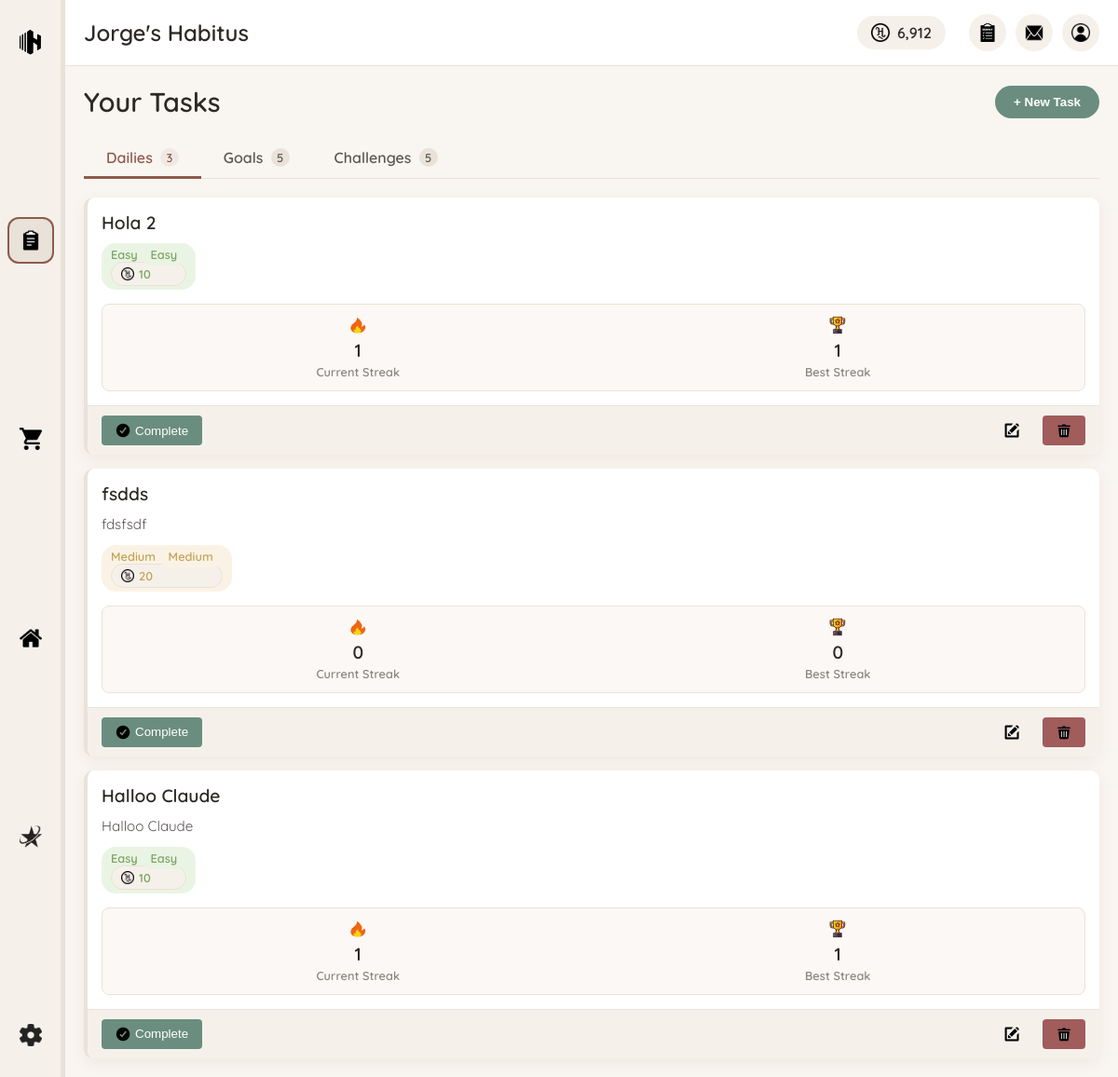
/pages/tasks.php (signed in), run on the app's committed database.
### tables this page shows
CREATE TABLE `users` (
  `id` int NOT NULL AUTO_INCREMENT,
  `username` varchar(50) NOT NULL,
  `email` varchar(100) NOT NULL,
  `password` varchar(255) NOT NULL,
  `hcoin` int DEFAULT '0',
  `subscription_type` enum('free','adfree','premium') DEFAULT 'free',
  `subscription_expires` datetime DEFAULT NULL,
  `theme` varchar(20) DEFAULT 'light',
  `language` varchar(10) DEFAULT 'en',
  `created_at` timestamp NULL DEFAULT CURRENT_TIMESTAMP,
  `last_login` timestamp NULL DEFAULT NULL,
  PRIMARY KEY (`id`),
  UNIQUE KEY `username` (`username`),
  UNIQUE KEY `email` (`email`)
);

CREATE TABLE `dailies` (
  `id` int NOT NULL AUTO_INCREMENT,
  `task_id` int NOT NULL,
  `current_streak` int DEFAULT '0',
  `highest_streak` int DEFAULT '0',
  `reset_time` time DEFAULT '00:00:00',
  `last_completed` date DEFAULT NULL,
  PRIMARY KEY (`id`),
  KEY `task_id` (`task_id`),
  CONSTRAINT `dailies_ibfk_1` FOREIGN KEY (`task_id`) REFERENCES `tasks` (`id`) ON DELETE CASCADE
);

CREATE TABLE `tasks` (
  `id` int NOT NULL AUTO_INCREMENT,
  `user_id` int NOT NULL,
  `type_id` int NOT NULL,
  `title` varchar(100) NOT NULL,
  `description` text,
  `difficulty` enum('easy','medium','hard','expert') DEFAULT 'medium',
  `duration` int DEFAULT NULL,
  `hcoin_reward` int NOT NULL,
  `is_custom` tinyint(1) DEFAULT '0',
  `created_at` timestamp NULL DEFAULT CURRENT_TIMESTAMP,
  `duration_backup` int DEFAULT NULL,
  PRIMARY KEY (`id`),
  KEY `user_id` (`user_id`),
  KEY `type_id` (`type_id`),
  CONSTRAINT `tasks_ibfk_1` FOREIGN KEY (`user_id`) REFERENCES `users` (`id`) ON DELETE CASCADE,
  CONSTRAINT `tasks_ibfk_2` FOREIGN KEY (`type_id`) REFERENCES `task_types` (`id`)
);

### php/include/functions.php (called while the page is built, shortened)
<?php
function getUserData($userId) {
    global $conn;
    $sql = "SELECT * FROM users WHERE id = ?";
    $stmt = $conn->prepare($sql);
    $stmt->execute([$userId]);
    if ($stmt->rowCount() > 0) {
        return $stmt->fetch();
    }
    return [];
}
function getUserDailies($userId) {
    global $conn;
    $sql = "SELECT t.id, t.title, t.description, t.hcoin_reward, t.difficulty, d.current_streak,
            d.highest_streak, d.reset_time, d.last_completed,
            IF(d.last_completed = CURDATE(), 1, 0) as completed
            FROM tasks t
            JOIN dailies d ON t.id = d.task_id
            WHERE t.user_id = ? AND t.type_id = (SELECT id FROM task_types WHERE name = 'Daily')
            ORDER BY d.reset_time, t.title";
    $stmt = $conn->prepare($sql);
    $stmt->execute([$userId]);
    $dailies = [];
    while ($row = $stmt->fetch()) {
        $dailies[] = $row;
    }
    return $dailies;
}
function getUserGoals($userId) {
    global $conn;
    $sql = "SELECT t.id, t.title, t.description, t.hcoin_reward, t.difficulty,
            g.deadline, g.use_subtasks,
            CASE
                WHEN g.use_subtasks = 1 AND EXISTS (
                    SELECT 1 FROM subtasks WHERE parent_task_id = t.id
                ) THEN (
                    -- For tasks with subtasks, check if ALL subtasks are completed
                    SELECT COUNT(*) = COUNT(CASE WHEN is_completed = 1 THEN 1 END)
                    FROM subtasks WHERE parent_task_id = t.id
                )
                WHEN g.progress = g.total_steps THEN 1
                ELSE 0
            END as completed
            FROM tasks t
            JOIN goals g ON t.id = g.task_id
            WHERE t.user_id = ? AND t.type_id = (SELECT id FROM task_types WHERE name = 'Goal')
            ORDER BY g.deadline, t.title";
    $stmt = $conn->prepare($sql);
    $stmt->execute([$userId]);
    $goals = [];
    while ($row = $stmt->fetch()) {
        $goals[] = $row;
    }
    return $goals;
}
function getUserChallenges($userId) {
    global $conn;
    $sql = "SELECT t.id, t.title, t.description, t.hcoin_reward, t.difficulty,
            c.start_date, c.end_date, c.is_completed as completed, c.use_subtasks
            FROM tasks t
            JOIN challenges c ON t.id = c.task_id
            WHERE t.user_id = ? AND t.type_id = (SELECT id FROM task_types WHERE name = 'Challenge')
            AND c.end_date >= CURDATE()
            ORDER BY c.end_date, t.title";
    $stmt = $conn->prepare($sql);
    $stmt->execute([$userId]);
    $challenges = [];
    while ($row = $stmt->fetch()) {
        $challenges[] = $row;
    }
    return $challenges;
}

### pages/tasks.php (the view, shortened to what this page needs)
<?php
require_once '../php/include/db_connect.php';
require_once '../php/include/functions.php';
$userData = getUserData($_SESSION['user_id']);
$userHCoins = $userData['hcoin'];
$userHabitusName = $userData['username'] . "'s Habitus";
$activeTab = isset($_GET['tab']) ? $_GET['tab'] : 'dailies';
$dailies = getUserDailies($_SESSION['user_id']);
$goals = getUserGoals($_SESSION['user_id']);
$challenges = getUserChallenges($_SESSION['user_id']);
?>
<!DOCTYPE html>
<html lang="en">
<head>
    <link rel="stylesheet" href="../css/main.css">
    <link rel="stylesheet" href="../css/components/sidebar.css">
    <link rel="stylesheet" href="../css/components/header.css">
    <link rel="stylesheet" href="../css/components/scrollbar.css">
    <link rel="stylesheet" href="../css/pages/tasks.css">
</head>
<body>
    <div class="main-container">
        <?php include '../php/include/sidebar.php'; ?>
        <div class="content-container">
            <?php include '../php/include/header.php'; ?>
            <div class="tasks-content">
                <div class="tasks-header">
                    <h1>Your Tasks</h1>
                    <button class="create-task-btn" id="create-task-button">+ New Task</button>
                </div>
                <div class="tasks-tabs">
                    <div class="tab <?php echo $activeTab === 'dailies' ? 'active' : ''; ?>"
                         onclick="changeTab('dailies')">
                        <span>Dailies</span>
                        <span class="task-count"><?php echo count($dailies); ?></span>
                    </div>
                    <div class="tab <?php echo $activeTab === 'goals' ? 'active' : ''; ?>"
                         onclick="changeTab('goals')">
                        <span>Goals</span>
                        <span class="task-count"><?php echo count($goals); ?></span>
                    </div>
                    <div class="tab <?php echo $activeTab === 'challenges' ? 'active' : ''; ?>"
                         onclick="changeTab('challenges')">
                        <span>Challenges</span>
                        <span class="task-count"><?php echo count($challenges); ?></span>
                    </div>
                </div>
                <div class="tab-content <?php echo $activeTab === 'dailies' ? 'active' : ''; ?>" id="dailies-tab">
                    <?php if (empty($dailies)): ?>
                        <div class="empty-tasks">
                            <p>You don't have any daily tasks yet.</p>
                            <button class="add-task-btn" onclick="openTaskModal('daily')">Add Your First Daily</button>
                        </div>
                    <?php else: ?>
                        <div class="tasks-list dailies-list">
                            <?php foreach ($dailies as $daily): ?>
                                <div class="task-item <?php echo $daily['completed'] ? 'completed' : ''; ?>">
                                    <div class="task-content">
                                        <div class="task-info">
                                            <h3><?php echo htmlspecialchars($daily['title']); ?></h3>
                                            <?php if (!empty($daily['description'])): ?>
                                                <p class="task-description"><?php echo htmlspecialchars($daily['description']); ?></p>
                                             <?php endif; ?>
                                             <div class="task-meta">
                                                <span class="difficulty <?php echo $daily['difficulty']; ?>">
                                                    <?php echo ucfirst($daily['difficulty']); ?>
                                                <span class="difficulty <?php echo isset($daily['difficulty']) ? $daily['difficulty'] : 'medium'; ?>">
                                                    <?php echo ucfirst(isset($daily['difficulty']) ? $daily['difficulty'] : 'medium'); ?>
                                                 </span>
                                                 <span class="reward">
                                                     <img src="../images/icons/hcoin-icon-light.webp" alt="HCoin">
                                                    <?php echo $daily['hcoin_reward']; ?>
                                                </span>
                                            </div>
                                        </div>
                                        <div class="task-stats">
                                            <div class="streak">
                                                <img src="../images/icons/streak.webp" alt="Streak">
                                                <span><?php echo $daily['current_streak']; ?></span>
                                                <span class="label">Current Streak</span>
                                            </div>
                                            <div class="best-streak">
                                                <img src="../images/icons/best-streak.webp" alt="Best">
                                                <span><?php echo $daily['highest_streak']; ?></span>
                                                <span class="label">Best Streak</span>
                                            </div>
                                        </div>
                                    </div>
                                    <div class="task-actions">
                                        <?php if ($daily['completed']): ?>
                                            <button class="complete-btn done" disabled>
                                                <img src="../images/icons/check.webp" alt="Done">
                                                Completed
                                            </button>
                                        <?php else: ?>
                                            <button class="complete-btn" onclick="completeTask(<?php echo $daily['id']; ?>, 'daily')">
                                                <img src="../images/icons/check.webp" alt="Complete">
                                                Complete
                                            </button>
                                        <?php endif; ?>
                                        <button class="edit-btn" onclick="openTaskModal('daily', <?php echo $daily['id']; ?>)">
                                            <img src="../images/icons/edit-icon-light.webp" alt="Edit">
                                        </button>
                                        <button class="delete-btn" onclick="showDeleteConfirmation(<?php echo $daily['id']; ?>, 'daily')">
                                            <img src="../images/icons/trash.webp" alt="Delete">
                                        </button>
                                    </div>
                                </div>
                            <?php endforeach; ?>
                        </div>
                    <?php endif; ?>
                </div>
            </div>
        </div>
    </div>
</body>
</html>

### php/include/header.php (shortened to what this page needs)
<header class="main-header">
    <div class="user-info">
        <h1 class="habitus-name"><?php echo htmlspecialchars($userHabitusName); ?></h1>
    </div>
    <div class="user-actions">
        <div class="hcoin-balance">
            <img src="../images/icons/hcoin-icon-light.webp" alt="HCoin">
            <span><?php echo number_format($userHCoins); ?></span>
        </div>
        <a href="survey.php" class="survey-button" title="Improve with feedback">
            <img src="../images/icons/survey-icon-light.webp" alt="Survey">
        </a>
        <div class="messages-button" id="messages-toggle" title="Notifications">
            <img src="../images/icons/messages-icon-light.webp" alt="Messages">
        </div>
        <a href="profile.php" class="profile-button" title="Profile settings">
            <img src="../images/icons/profile-icon-light.webp" alt="Profile">
        </a>
    </div>
</header>

### data on the page
users: username "Jorge's Habitus", hcoin "6,912"
dailies: task.title "Hola 2", task.difficulty "Easy", task.hcoin_reward "10", current_streak "1", highest_streak "1"
dailies: task.title "fsdds", task.description "fdsfsdf", task.difficulty "Medium", task.hcoin_reward "20", current_streak "0", highest_streak "0"
dailies: task.title "Halloo Claude", task.description "Halloo Claude", task.difficulty "Easy", task.hcoin_reward "10", current_streak "1", highest_streak "1"

### other printed values
count($dailies) "3"
count($goals) "5"
count($challenges) "5"
